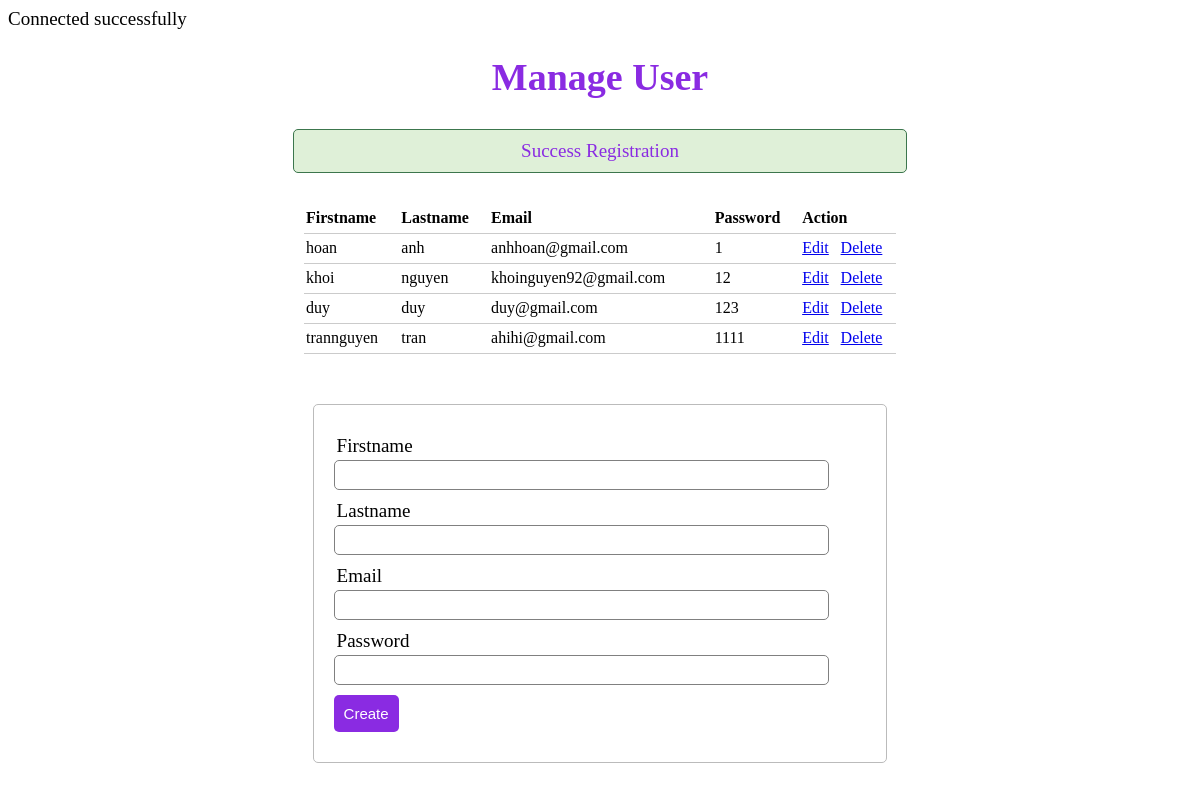
Page /oop-mvc/view/admin.php (signed in) on the committed database.
### tables this page shows
CREATE TABLE `users` (
  `id` int(50) NOT NULL,
  `firstname` varchar(255) NOT NULL,
  `lastname` varchar(255) NOT NULL,
  `email` varchar(255) NOT NULL,
  `password` varchar(255) NOT NULL
);

### oop-mvc/model/database.php (called while the page is built, shortened)
<?php
class database{
	var $_dbh ='';
	var $_sql = '';
	public function database(){
		$servername = "localhost";
		$username = "root";
		$password = "";
	try {
    $this->_dbh = new PDO("mysql:host=$servername;dbname=oop-mvc", $username, $password);
    $this->_dbh->setAttribute(PDO::ATTR_ERRMODE, PDO::ERRMODE_EXCEPTION);
		}
	catch(PDOException $e){
    	echo "Connection failed: " . $e->getMessage();
    	}
	}
	public function setQuery($sql){
		$this->_sql = $sql;
	}
	public function execute($option = array()){
	$this->_cursor = $this->_dbh->prepare($this->_sql);
		$this->_cursor->execute();
		return $this->_cursor;
	}
	public function loadAllRows($option = array()){
		if(!$option){
			if(!$result = $this->execute())
				return false;
		}
		else{
			if(!$result = $this->execute($option))
				return false;
		}
		return $result->fetchAll(PDO::FETCH_OBJ);
	}
}
?>

### oop-mvc/controller/c_user.php (called while the page is built, shortened)
<?php
include('/model/m_user.php');
class C_user{
	public function showData(){
		$m_user = new M_user();
		$showUser = $m_user->getData();
		return array('showUser'=>$showUser);
	}
}
?>

### oop-mvc/model/m_user.php (called while the page is built, shortened)
<?php
include('/model/database.php');
class M_user extends database
{
	function getData(){
		$sql = "SELECT * FROM users";
		return $this->loadAllRows();
	}
}
?>

### oop-mvc/view/admin.php (the view, shortened to what this page needs)
<?php
include('/opt/lampp/htdocs/oop-mvc/controller/c_user.php');
$c_user = new C_user();
$c_update = new C_user();
$content = $c_user->showData();
$showUser = $content['showUser'];
$update = $c_update->update();
?>
<html>
<head>
	<link rel="stylesheet" type="text/css" href="css/styleAdmin.css">
</head>
<body>
	<div>
		<h1 class="pageadmin">Manage User</h1>
	</div>
	<?php
	if(isset($_SESSION['success'])):?>
	<div class="success">
		<?php
		echo $_SESSION['success'];
		?></div>
	<?php endif ?>
	<table>
		<thead>
			<tr>
				<th>Firstname</th>
				<th>Lastname</th>
				<th>Email</th>
				<th>Password</th>
				<th colspan="2">Action</th>
			</tr>
		</thead>
		<tbody>
			<?php
		for($i = 0; $i < count($showUser);$i++){
			?>
			<tr>
				<td><?=$showUser[$i]->firstname?></td>
				<td><?=$showUser[$i]->lastname?></td>
				<td><?=$showUser[$i]->email?></td>
				<td><?=$showUser[$i]->password?></td>
				<td>
					<a href="#">Edit</a>
				</td>
				<td>
					<a href="#">Delete</a>
				</td>
			</tr>
			<?php } ?>
		</tbody>
	</table>
	<form method="post" action="#">
		<div class="input-group">
			<label>Firstname</label>
			<input type="text" name="firstname" value="">
		</div>
		<div class="input-group">
			<label>Lastname</label>
			<input type="text" name="lastname" value="">
		</div>
		<div class="input-group">
			<label>Email</label>
			<input type="text" name="email" value="">
		</div>
		<div class="input-group">
			<label>Password</label>
			<input type="password" name="password" value="">
		</div>
		<div class="input-group">
			<?php if($update['edit_state'] == false):?>
			<button class="btn" type="submit" name="save">Create</button>
			<?php else: ?>
			<button class="btn" type="submit" name="update">Update</button>
			<?php endif ?>
		</div>
	</form>
</body>
</html>

### oop-mvc/view/css/styleAdmin.css (style rules this page uses)
body { font-size: 19px; }
.pageadmin { text-align: center; color: blueviolet; }
table { width: 50%; margin: 30px auto; border-collapse: collapse; text-align: left; }
tr { border-bottom: 1px solid #cbcbcb; }
th, td { border: none; height: 30px; padding: 2px; }
form { width: 45%; margin: 50px auto; text-align: left; padding: 20px; border: 1px solid #bbbbbb; border-radius: 5px; }
.input-group { margin: 10px 0px 10px 0px; }
.input-group label { display: block; text-align: left; margin: 3px; }
.input-group input { height: 30px; width: 93%; padding: 5px 10px; font-size: 16px; border-radius: 5px; border: 1px solid gray; }
.btn { padding: 10px; font-size: 15px; color: white; background: blueviolet; border: none; border-radius: 5px; }
.success { margin: 30px auto; padding: 10px; border-radius: 5px; color: blueviolet; background: #dff0d8; border:1px solid #3c764d; width: 50%; text-align: center; }

### rows in the picture
users: firstname "hoan", lastname "anh", email "anhhoan@gmail.com", password "1"
users: firstname "khoi", lastname "nguyen", email "khoinguyen92@gmail.com", password "12"
users: firstname "duy", lastname "duy", email "duy@gmail.com", password "123"
users: firstname "trannguyen", lastname "tran", email "ahihi@gmail.com", password "1111"

### other values in the picture
$_SESSION['success'] "Success Registration"
